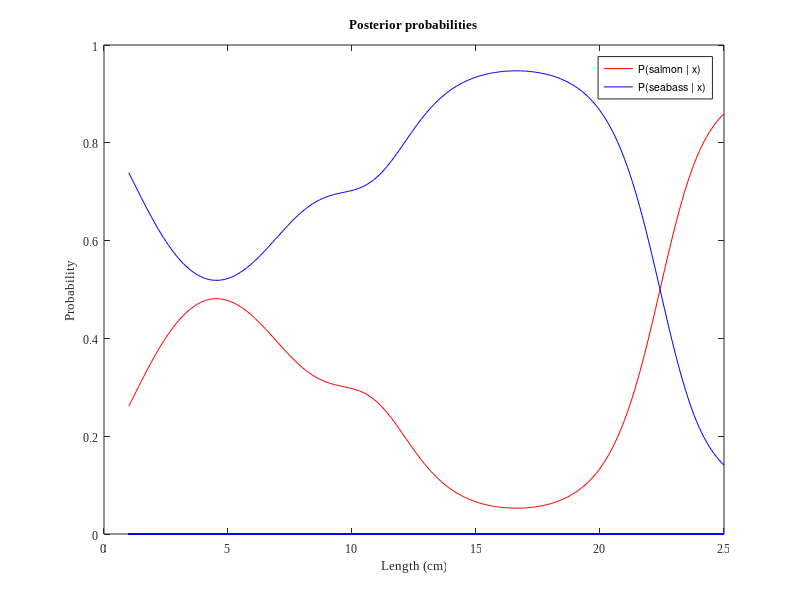

This chart was generated by the following MATLAB code:
% What we have to calculate is: knowing that x is the length of the fish,
% give me the probability of that fish to be a seabass (salmon).
% The data we have is: given that this fish is a seabass, p_seabass(i) gives
% the percentage of seabass that have length i.

load('lab_week3_data/lab3_1.mat');
N = numel(p_salmon);
% "Given that sea bass is caught 3 times as often as salmon"
prior_salmon = 0.25;
prior_seabass = 0.75;

posterior_salmon = zeros(N);
posterior_seabass = zeros(N);

for i=1:N
    % evidence
    p_x = p_salmon(i) * prior_salmon + p_seabass(i) * prior_seabass;
    % Bayes formula for both sets
    posterior_salmon(i) = (p_salmon(i) * prior_salmon)/p_x;
    posterior_seabass(i) = (p_seabass(i) * prior_seabass)/p_x;
end

p1 = plot(l, posterior_salmon, 'color', 'r');
hold on;
p2 = plot(l, posterior_seabass, 'color', 'b');
legend([p1(1), p2(1)], 'P(salmon | x)', 'P(seabass | x)');
title('Posterior probabilities');
xlabel('Length (cm)');
ylabel('Probability');
set(gca, 'fontsize', 8.5, 'fontname', 'Times New Roman');

if (posterior_seabass(8) > posterior_salmon(8))
    fprintf(['The fish with length 8 cm can be classified as a seabass, ', ...
        'with a probability of %f\n'], posterior_seabass(8));
else
    fprintf(['The fish with length 8 cm can be classified as a salmon, ', ...
        'with a probability of %f\n'], posterior_salmon(8));
end

if (posterior_seabass(20) > posterior_salmon(20))
    fprintf(['The fish with length 20 cm can be classified as a seabass, ', ...
        'with a probability of %f\n'], posterior_seabass(20));
else
    fprintf(['The fish with length 20 cm can be classified as a salmon, ', ...
        'with a probability of %f\n'], posterior_salmon(20));
end